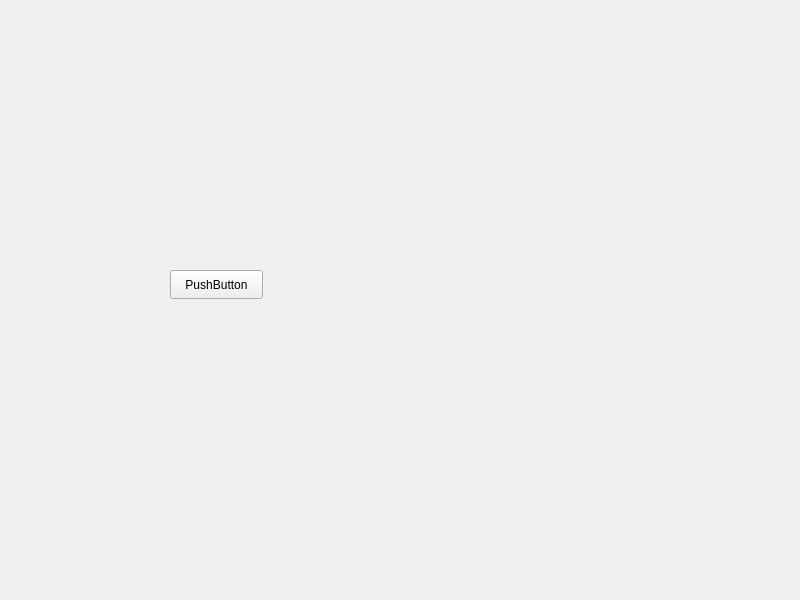
<?xml version="1.0" encoding="UTF-8"?>
<ui version="4.0">
 <class>Widget</class>
 <widget class="QWidget" name="Widget">
  <property name="geometry">
   <rect>
    <x>0</x>
    <y>0</y>
    <width>800</width>
    <height>600</height>
   </rect>
  </property>
  <property name="windowTitle">
   <string>Widget</string>
  </property>
  <widget class="QPushButton" name="pushButton">
   <property name="geometry">
    <rect>
     <x>170</x>
     <y>270</y>
     <width>93</width>
     <height>29</height>
    </rect>
   </property>
   <property name="text">
    <string>PushButton</string>
   </property>
  </widget>
 </widget>
 <resources/>
 <connections/>
</ui>
